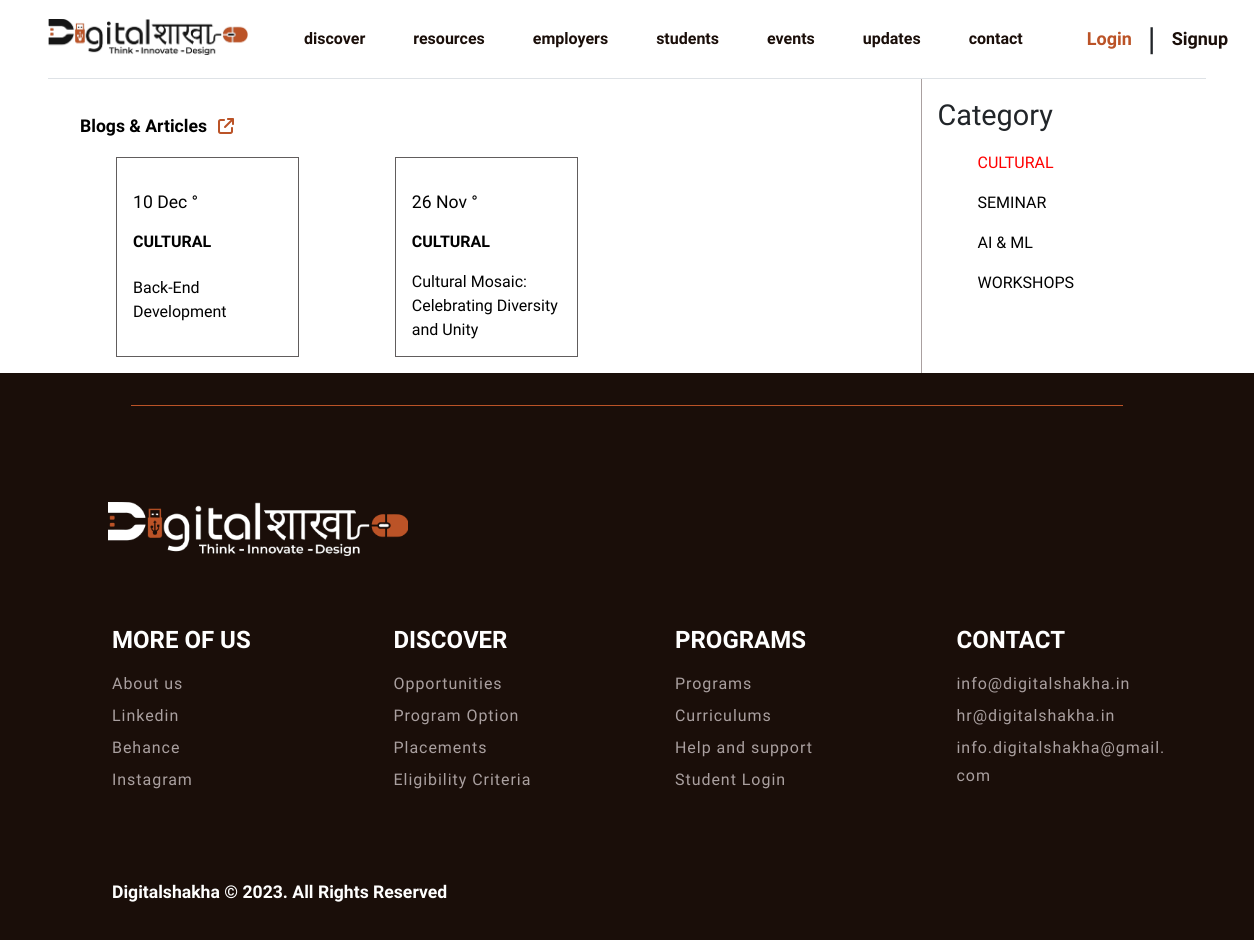
/blog_category.php?cat_id=1, run on the app's committed database.
### tables this page shows
CREATE TABLE `blog_tbl` (
  `blog_id` int(11) NOT NULL,
  `blog_name` varchar(100) NOT NULL,
  `blog_date` date NOT NULL,
  `blog_category` int(11) NOT NULL,
  `blog_description` mediumtext NOT NULL,
  `blog_image` varchar(100) NOT NULL,
  `blog_status` tinyint(4) NOT NULL DEFAULT 1,
  `created_at` timestamp NOT NULL DEFAULT current_timestamp(),
  `updated_at` timestamp NOT NULL DEFAULT current_timestamp() ON UPDATE current_timestamp(),
  `blog_mini_description` text NOT NULL
);

CREATE TABLE `blog_category_tbl` (
  `blog_category_id` int(11) NOT NULL,
  `blog_category_name` varchar(100) NOT NULL,
  `blog_category_status` tinyint(4) NOT NULL DEFAULT 1,
  `created_at` timestamp NOT NULL DEFAULT current_timestamp(),
  `updated_at` timestamp NOT NULL DEFAULT current_timestamp() ON UPDATE current_timestamp()
);

### blog_category.php (the view, shortened to what this page needs)
<?php require('./includes/header.php');
require('./admin/config/dbcon.php');
if (isset($_GET['cat_id'])) {
    $id = $_GET['cat_id'];
    $sql = "SELECT * FROM blog_category_tbl where blog_category_id = '$id'";
    $sql_run = mysqli_query($con, $sql);
    if (mysqli_num_rows($sql_run) > 0) {
        $row = mysqli_fetch_assoc($sql_run);
    }
}
?>
<section class="blog_view_1">
    <div class="container">
        <div class="row">
            <div class="col-md-9">
                <div class="heading">
                    <a href="./blog.php">Blogs & Articles<i class="fa-solid fa-arrow-up-right-from-square"></i></a>
                </div>
                <div class="boxes">
                    <div class="row">
                        <?php
                        $sql = "SELECT * FROM blog_tbl WHERE blog_status = 1 and blog_category = '$id' ORDER BY created_at DESC ";
                        $sql_run = mysqli_query($con, $sql);
                        if (mysqli_num_rows($sql_run) > 0) {
                            while ($data = mysqli_fetch_assoc($sql_run)) {
                                $timestamp = strtotime($data['blog_date']);
                                $day = date('d', $timestamp);
                                $month = date('M', $timestamp);
                        ?>
                                <div class="col-md-4 px-5">
                                    <a href="./blog_view.php?blog_id=<?= $data['blog_id'] ?>">
                                        <div class="blog_box">
                                            <div class="head_text">
                                                <p><?= $day ?> <?= $month ?> °</p>
                                                <b><?php if ($data['blog_category'] == $row['blog_category_id']) {
                                                        echo $row['blog_category_name'];
                                                    } ?></b>
                                            </div>
                                            <div class="main_text">
                                                <p><?= $data['blog_name'] ?></p>
                                            </div>
                                        </div>
                                    </a>
                                </div>
                        <?php
                            }
                        }
                        ?>
                    </div>
                </div>
            </div>
            <div class="col-md-3">
                <div class="category">
                    <h1>Category</h1>
                    <ul>
                        <?php
                        $query = "SELECT * FROM blog_category_tbl where blog_category_status = 1";
                        $query_run = mysqli_query($con, $query);
                        if (mysqli_num_rows($query_run) > 0) {
                            foreach ($query_run as $data2) {
                        ?>
                                <li><a href="./blog_category.php?cat_id=<?= $data2['blog_category_id'] ?>" style="<?php if ($row['blog_category_id'] == $data2['blog_category_id']) {
                                                                                                                        echo "color:red;";
                                                                                                                    } ?>"><?= $data2['blog_category_name'] ?></a></li>
                        <?php
                            }
                        }
                        ?>
                    </ul>
                </div>
            </div>
        </div>
    </div>
</section>
<?php
require('./includes/footer.php');
require('./includes/end_html.php');
?>

### assets/css/header.css (style rules this page uses)
body { font-family: 'Urbanist', sans-serif; }

### assets/css/blog_view.css (style rules this page uses)
.blog_view_1 { padding: 0rem 4rem 0rem 4rem; }
.blog_view_1 .heading { padding: 1rem 0 }
.blog_view_1 .heading a { text-decoration: none; font-size: 1.1rem; line-height: 30px; font-weight: 600; color: #000; }
.blog_view_1 .heading a svg { color: #BB5327; margin-left: 0.7rem; font-size: 1rem; }
.blog_view_1 .col-md-9 { padding: 1rem; }
.blog_view_1 .col-md-9 .head_text { padding: 1rem 0; }
.blog_view_1 .col-md-9 .head_text p { font-size: 1.1rem; font-weight: 500; line-height: 24px; }
.blog_view_1 .col-md-3 .category { border-left: 1px solid #AAA0A0; padding: 1rem; width: 100%; height: 100%; }
.blog_view_1 .col-md-3 .category h1 { font-size: 1.8rem; font-weight: 500; line-height: 40px; }
.blog_view_1 .col-md-3 .category ul { list-style: none; }
.blog_view_1 .col-md-3 .category ul li { padding: 0.5rem; }
.blog_view_1 .col-md-3 .category ul li a { text-decoration: none; color: #000; font-size: 1rem; line-height: 24px; }
.blog_view_1 .boxes { position: relative; }
.blog_view_1 .boxes a { text-decoration: none; color: #000; }
.blog_view_1 .boxes .blog_box { display: flex; align-items: start; justify-content: space-between; flex-direction: column; padding: 1rem; border: 1.5px solid #615D5D; height:200px ; }

### data on the page
blog_tbl: blog_date "10", blog_date "Dec", blog_name "Back-End Development"
blog_category_tbl: blog_category_name "CULTURAL"
blog_tbl: blog_date "26", blog_date "Nov", blog_name "Cultural Mosaic: Celebrating Diversity and Unity"
blog_category_tbl: blog_category_name "SEMINAR"
blog_category_tbl: blog_category_name "AI & ML"
blog_category_tbl: blog_category_name "WORKSHOPS"
